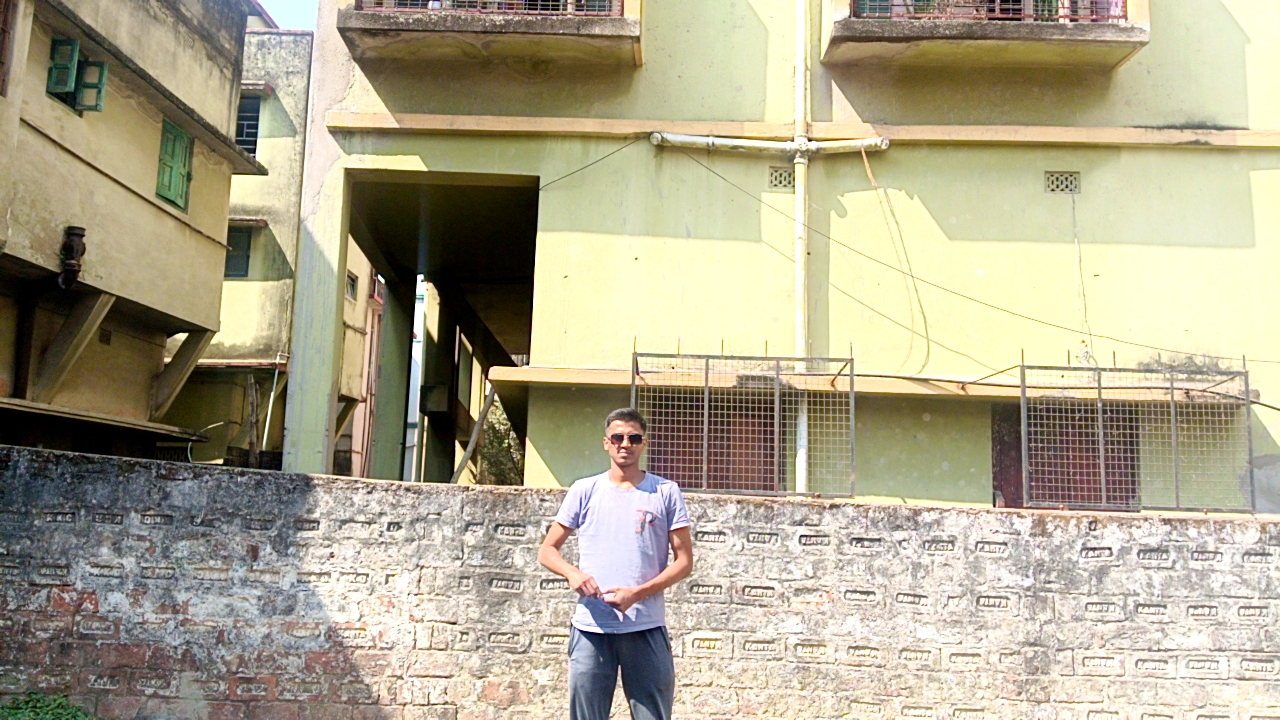
#> input picture frames/1120360861906000.jpg, 1280 x 720 px, found by its file name; its folder holds 4 pictures in this run
$ python objectDetection_with_LK.py
#> lines starting #> are read from the running program, lines starting #| are printed output that depends on the picture
import cv2
import numpy as np
import os

frame_dir = "/content/frames"
ann_dir = "/content/annotations"
output_video = "output_tracking.mp4"

frames = sorted(os.listdir(frame_dir), key=lambda x: int(x.split('.')[0]))

sample_frame = cv2.imread(os.path.join(frame_dir, frames[0]))
#> sample_frame is the input picture: shape (720, 1280, 3); mean B, G, R 141.1, 165.5, 172.8
h, w = sample_frame.shape[:2]
#> h = 720; w = 1280

fourcc = cv2.VideoWriter_fourcc(*'mp4v')
out = cv2.VideoWriter(output_video, fourcc, 20, (w, h))

lk_params = dict(
    winSize=(21, 21),
    maxLevel=4,
    criteria=(cv2.TERM_CRITERIA_EPS | cv2.TERM_CRITERIA_COUNT, 30, 0.01)
)

prev_gray   = None
p_prev      = None
bbox        = None
orig_mask   = None
tracking_lost = False

# [15 lines left out: functions get_bbox_from_mask, sample_points_in_mask, not called in this run]

def warp_mask_to_position(orig_mask, dx, dy):
    M = np.float32([[1, 0, dx], [0, 1, dy]])
    return cv2.warpAffine(orig_mask, M, (orig_mask.shape[1], orig_mask.shape[0]))

# [28 lines left out: functions draw_object_overlay, draw_tracking_lost, not called in this run]


total_dx = 0.0
total_dy = 0.0


for f in frames:
    frame_path = os.path.join(frame_dir, f)
    frame      = cv2.imread(frame_path)
    gray       = cv2.cvtColor(frame, cv2.COLOR_BGR2GRAY)
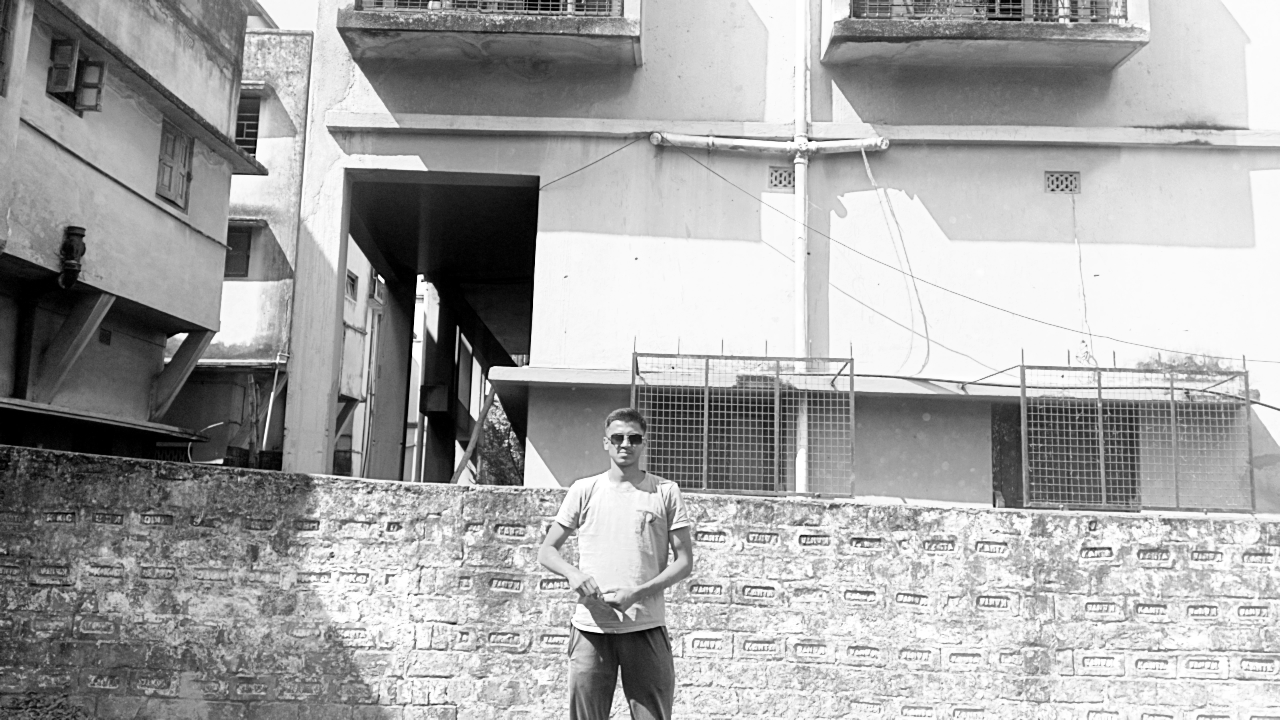
#> gray: shape (720, 1280); min 0, max 255, mean 164.9
    timestamp  = f.split('.')[0]

    mask_name = f"100_{timestamp}_mask.jpg"
    mask_path = os.path.join(ann_dir, mask_name)


    if os.path.exists(mask_path):
        print(f"[RESET] {mask_name}")

        mask = cv2.imread(mask_path, 0)
        _, mask = cv2.threshold(mask, 127, 255, cv2.THRESH_BINARY)


        kernel = cv2.getStructuringElement(cv2.MORPH_ELLIPSE, (5, 5))
        mask = cv2.morphologyEx(mask, cv2.MORPH_CLOSE, kernel)

        orig_mask   = mask.copy()
        bbox        = get_bbox_from_mask(mask)
        p_prev      = sample_points_in_mask(mask, n=500)
        total_dx    = 0.0
        total_dy    = 0.0
        tracking_lost = False

        if p_prev is None:
            prev_gray = gray
            continue

        output = draw_object_overlay(frame, mask,
                                     color_bgr=(0, 220, 0),
                                     label="OBJECT")


    elif prev_gray is not None and p_prev is not None and not tracking_lost:

        p_next, st, err = cv2.calcOpticalFlowPyrLK(
            prev_gray, gray, p_prev, None, **lk_params
        )

        if p_next is None or st is None:
            tracking_lost = True
        else:
            good_new = p_next[st == 1]
            good_old = p_prev[st == 1]

            min_points  = max(15, int(0.1 * len(p_prev)))
            point_ratio = len(good_new) / max(len(p_prev), 1)

            if len(good_new) < min_points or point_ratio < 0.08:
                tracking_lost = True
            else:

                dx = float(np.median(good_new[:, 0] - good_old[:, 0]))
                dy = float(np.median(good_new[:, 1] - good_old[:, 1]))


                if abs(dx) > w * 0.20 or abs(dy) > h * 0.20:
                    tracking_lost = True
                else:
                    total_dx += dx
                    total_dy += dy


                    curr_mask = warp_mask_to_position(orig_mask,
                                                      int(round(total_dx)),
                                                      int(round(total_dy)))

                    if curr_mask.sum() < 100:
                        tracking_lost = True
                    else:
                        output = draw_object_overlay(frame, curr_mask,
                                                     color_bgr=(0, 140, 255),
                                                     label="TRACKING LOST")
                        p_prev = good_new.reshape(-1, 1, 2)

        if tracking_lost:
            print(f"[LOST] Tracking lost at frame {timestamp}")
            output = draw_tracking_lost(frame)


    elif tracking_lost:
        output = draw_tracking_lost(frame)

    else:
        prev_gray = gray
        continue

    out.write(output)
    prev_gray = gray.copy()
#> pass 2 of the loop `for f in frames:`:
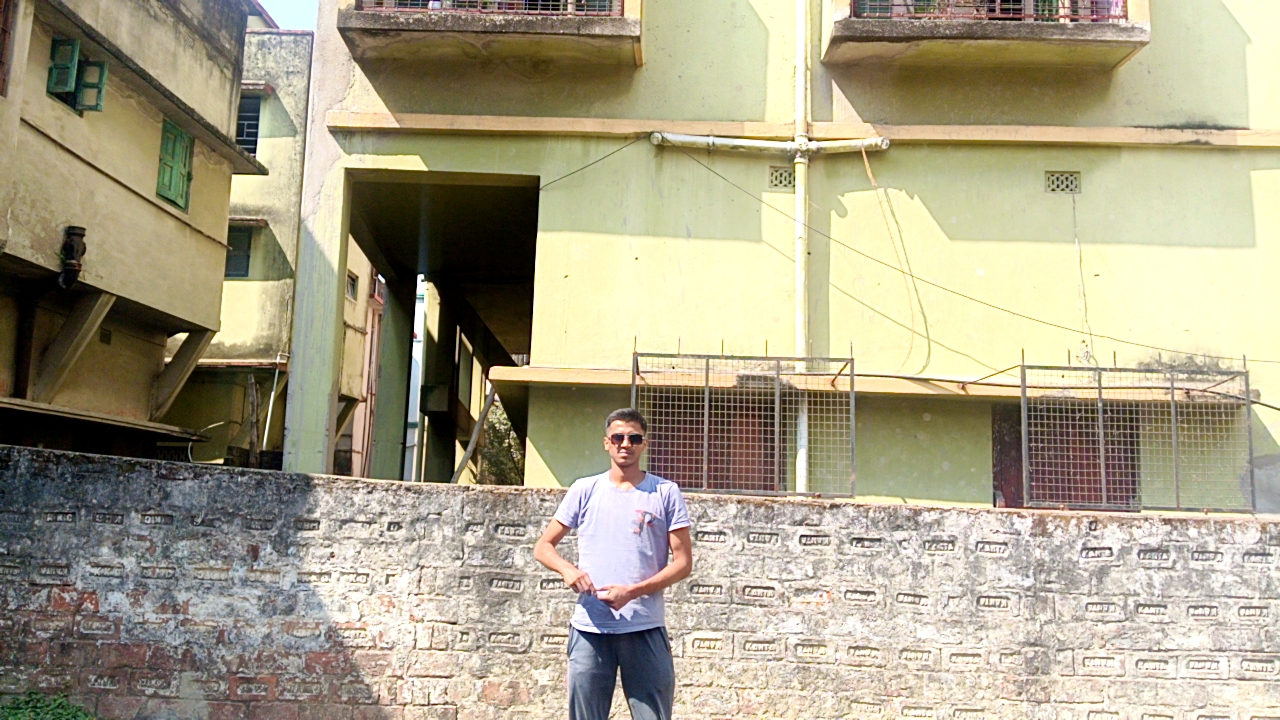
#> input picture frames/1120360895263000.jpg, 1280 x 720 px, found by its file name
#> frame is the input picture: shape (720, 1280, 3); mean B, G, R 136.3, 160.6, 168.1
#> `gray       = cv2.cvtColor(frame, cv2.COLOR_BGR2GRAY)`:
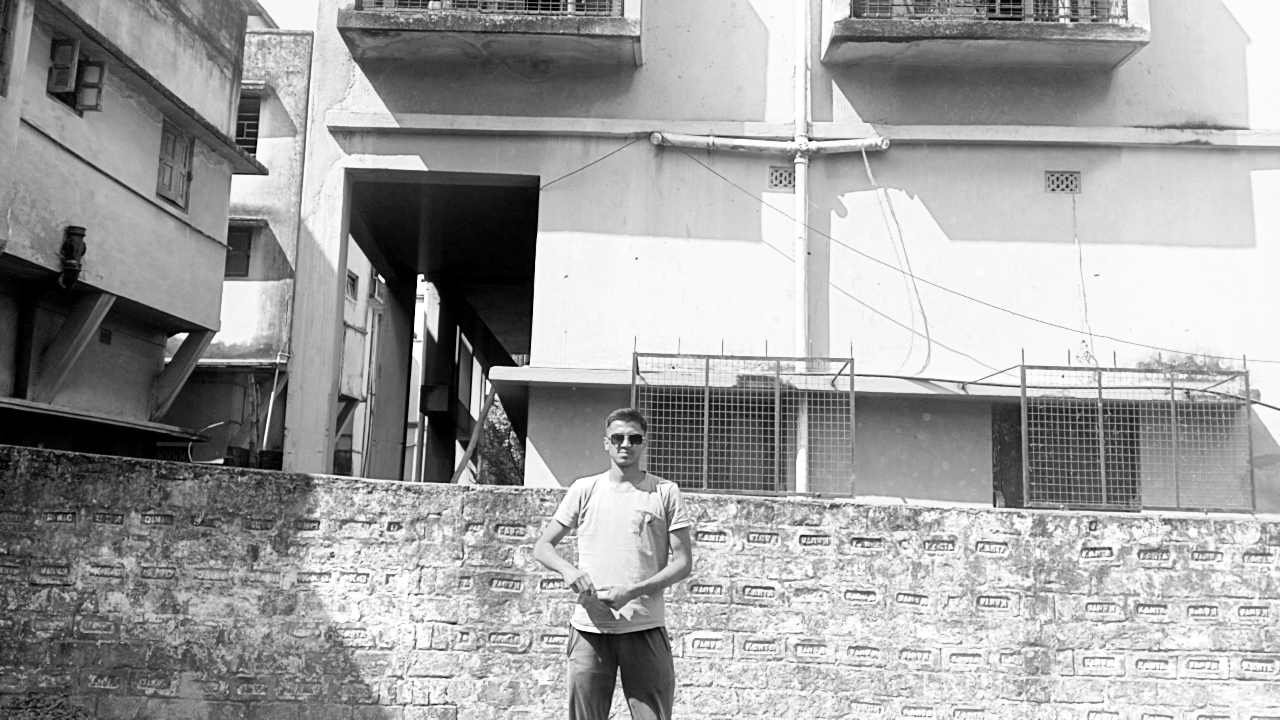
#> gray: shape (720, 1280); min 0, max 255, mean 160.1
#> pass 3 of the loop `for f in frames:`:
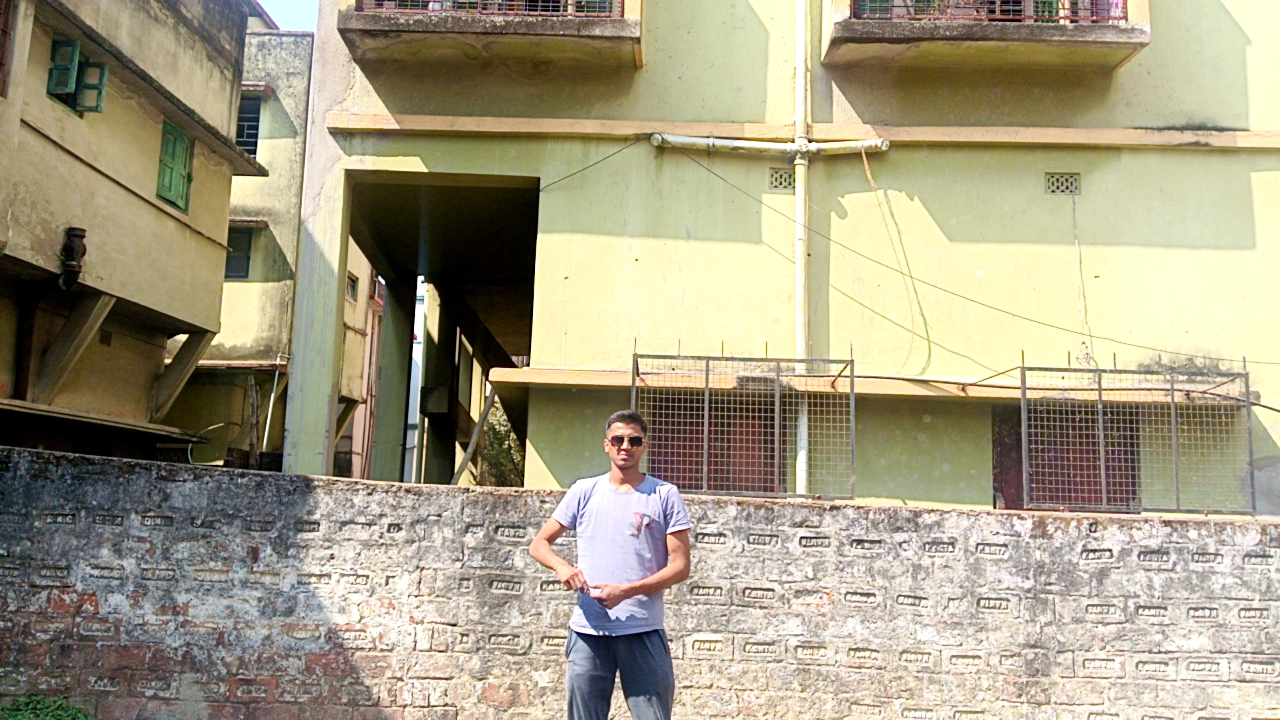
#> input picture frames/1120360928620000.jpg, 1280 x 720 px, found by its file name
#> frame is the input picture: shape (720, 1280, 3); mean B, G, R 132.5, 156.6, 164.3
#> `gray       = cv2.cvtColor(frame, cv2.COLOR_BGR2GRAY)`:
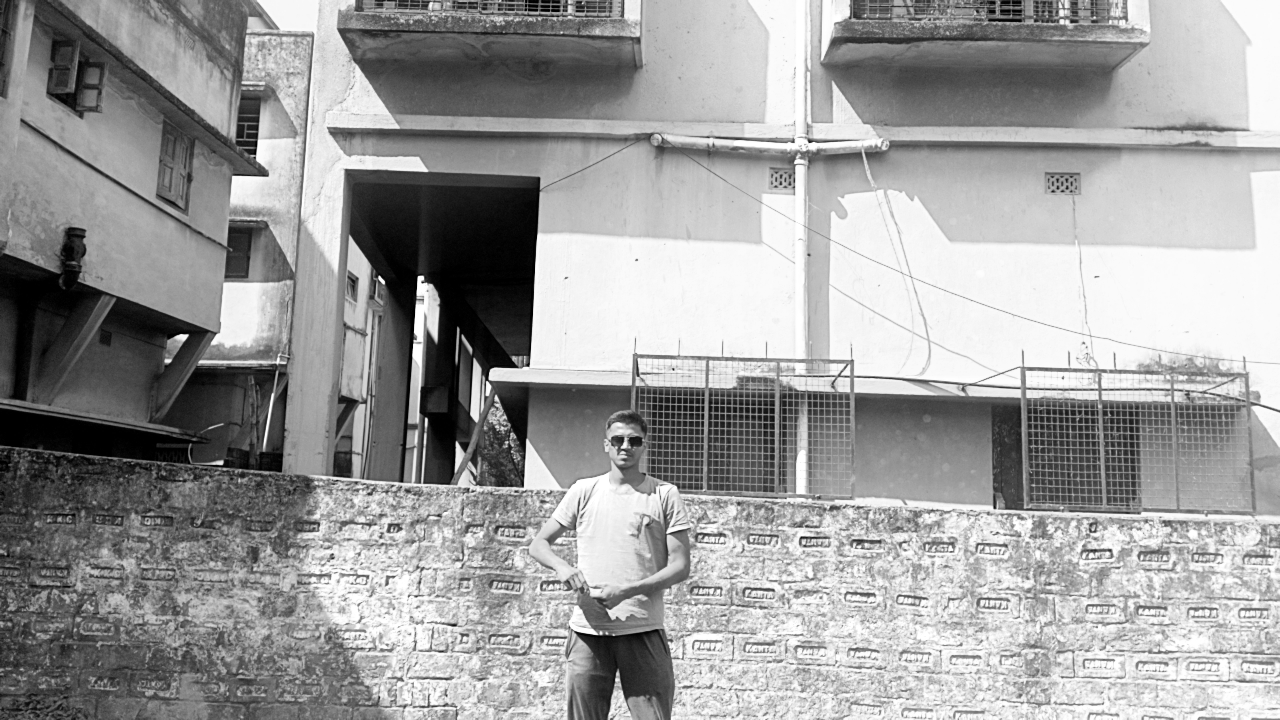
#> gray: shape (720, 1280); min 0, max 255, mean 156.2
#> the loop made 4 passes; the first 3 are shown

out.release()
cv2.destroyAllWindows()
print("✅ Saved:", output_video)
